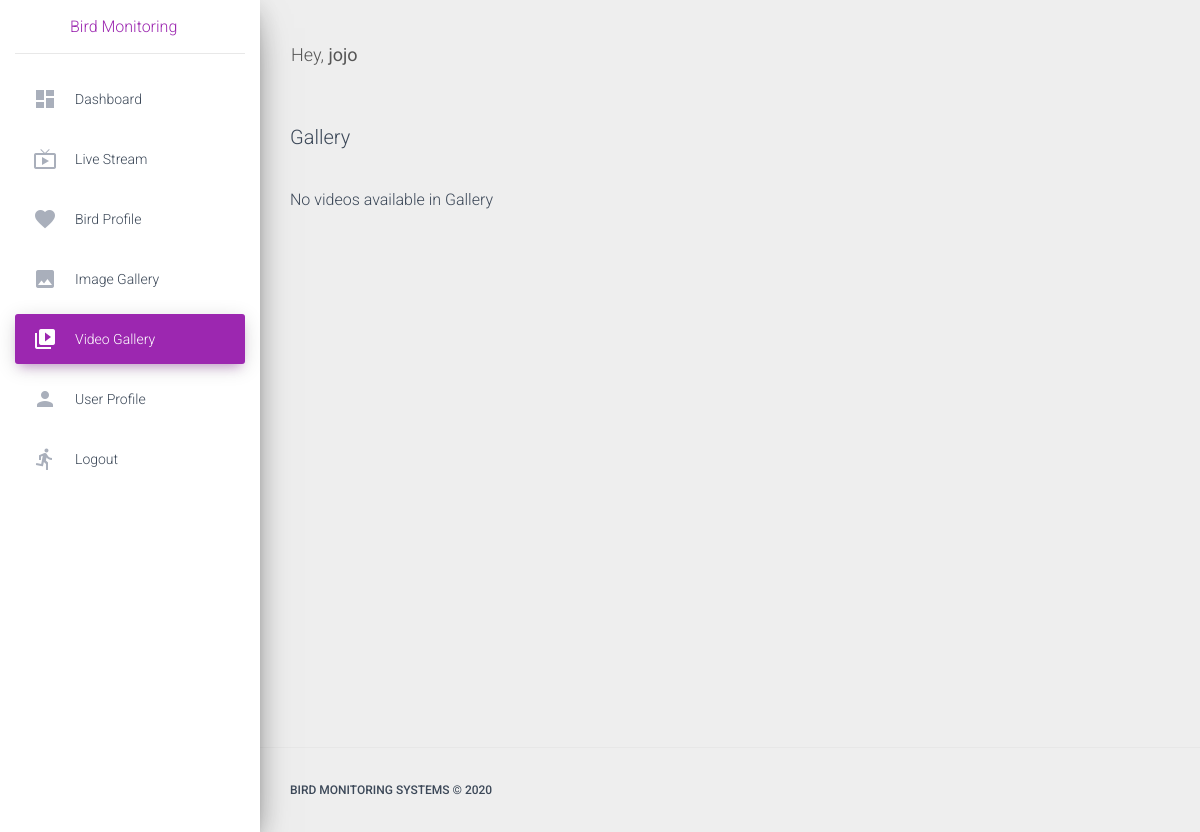
Page /video-list/ (signed in) on the earlier database version.
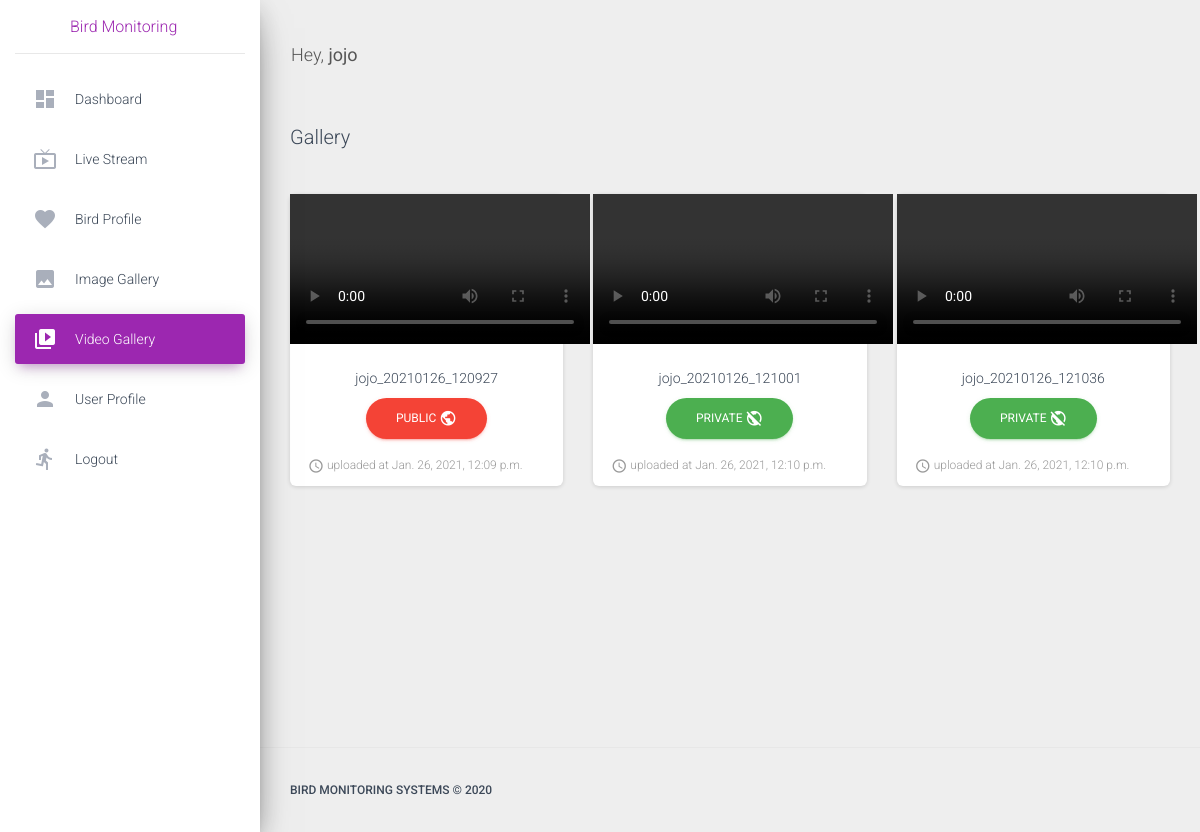
Same page on the later database version.
### app/models.py (models this page shows, shortened)
class Videos(models.Model):
    title = models.CharField(max_length=50)
    video_file = models.FileField(upload_to='videos')
    user = models.ForeignKey(User, on_delete=models.CASCADE, default=1)
    uploaded_at = models.DateTimeField(auto_now_add=True)
    sharable = models.IntegerField(default=0)
    class Meta:
        db_table = 'Videos'

### app/views.py (the view)
# urls.py: url(r'^video-list/$', views.BirdVideoView.as_view(), name='videos'),
class BirdVideoView(LoginRequiredMixin, CreateView):
    login_url = '/login/'
    model = Videos
    context_object_name = 'video_list'
    template_name = 'video-list.html'
    def get_context_data(self, **kwargs):
        context = {'segment': 'videos', "video_list": Videos.objects.filter(user=self.request.user)}
        return context

### app/templates/video-list.html (shortened to what this page needs)
{% extends "base.html" %}
{% block content %}
    <div class="navbar-wrapper">
        <h3 class="navbar-brand">Gallery</h3>
    </div>
    <div class="row">
    {% if video_list %}
        {% for video in video_list %}
            <div class="col-md-4">
                <div class="card card-profile">
                    <div class="card-image">
                        <video controls>
                            <source src='{{ MEDIA_URL }}{{ video.video_file }}' type='video/mp4'>Your browser does not support the video tag.
                        </video>
                    </div>
                    <div class="card-body">
                        <p class="card-title">{{ video.title }}</p>
                        {% if video.sharable %}
                            <a href="{% url 'make-video-public' video.id %}" class="btn btn-raised btn-danger btn-round">public <i class="material-icons">public</i></a>
                        {% else %}
                            <a href="{% url 'make-video-public' video.id %}" class="btn btn-success btn-round">private <i class="material-icons">public_off</i></a>
                        {% endif %}
                    </div>
                    <div class="card-footer">
                    <div class="stats">
                        <i class="material-icons">access_time</i> uploaded at {{ video.uploaded_at }}
                    </div>
                </div>
                </div>
            </div>
        {% endfor %}
    {% else %}
        <div class="col-md-4">
            <br>
            <p>No videos available in Gallery</p>
        </div>
    {% endif %}
    </div>
{% endblock content %}

### app/templates/base.html (shortened to what this page needs)
<!DOCTYPE html>
<html lang="en">
<head>
    <link rel="stylesheet" href="https://maxcdn.bootstrapcdn.com/font-awesome/latest/css/font-awesome.min.css">
    <link href="/static/assets/css/material-dashboard.css?v=2.1.1" rel="stylesheet" />
</head>
<body class="">
<div class="wrapper ">
    {% include 'includes/sidebar.html' %}
    <div class="main-panel">
        {% include 'includes/navigation.html' %}
        <div class="content">
            <div class="container-fluid">
                {% block content %}{% endblock content %}
            </div>
        </div>
        {% include 'includes/footer.html' %}
    </div>
</div>
</body>
</html>

### app/templates/includes/sidebar.html (shortened to what this page needs)
<div class="sidebar" data-color="purple" data-background-color="white">
    <div class="logo">
        <a style="margin-left: 70px;" href="{% url 'home' %}">Bird Monitoring</a>
    </div>
    <div class="sidebar-wrapper">
        <ul class="nav">
            {% if user.is_authenticated %}
                <li class="nav-item {% if 'index' == segment %} active {% endif %}">
                    <a class="nav-link" href="{% url 'home' %}"><i class="material-icons">dashboard</i><p>Dashboard</p></a>
                </li>
                <li class="nav-item {% if 'live' == segment %} active {% endif %}">
                    <a class="nav-link" href="{% url 'detect_video' %}"><i class="material-icons">live_tv</i><p>Live Stream</p></a>
                </li>
                <li class="nav-item {% if 'birds' == segment %} active {% endif %}">
                    <a class="nav-link" href="{% url 'birds' %}"><i class="material-icons">favorite</i><p>Bird Profile</p></a>
                </li>
                <li class="nav-item {% if 'images' == segment %} active {% endif %}">
                    <a class="nav-link" href="{% url 'images' %}"><i class="material-icons">image</i><p>Image Gallery</p></a>
                </li>
                <li class="nav-item {% if 'videos' == segment %} active {% endif %}">
                    <a class="nav-link" href="{% url 'videos' %}"><i class="material-icons">video_library</i><p>Video Gallery</p></a>
                </li>
                <li class="nav-item {% if 'profile' == segment %} active {% endif %}">
                    <a class="nav-link" href="{% url 'profile' %}"><i class="material-icons">person</i><p>User Profile</p></a>
                </li>
                <li class="nav-item ">
                    <a class="nav-link" href="{% url 'logout' %}" ><i class="material-icons">directions_run</i><p>Logout</p></a>
                </li>
            {% endif %}
        </ul>
    </div>
</div>

### app/templates/includes/navigation.html (shortened to what this page needs)
<nav class="navbar navbar-expand-lg navbar-transparent navbar-absolute fixed-top ">
    <div class="container-fluid">
        {% if user.is_authenticated %}
            <div class="navbar-wrapper">
                <h3 class="navbar-brand">Hey, <b>{{ request.user.username }}</b></h3>
            </div>
        {% else %}
            <div class="navbar-wrapper">
                <h3 class="navbar-brand"><b>Register</b> to continue</h3>
            </div>
        {% endif %}
    </div>
</nav>

### app/templates/includes/footer.html
<footer class="footer">
    <div class="container-fluid">
        <nav class="float-left">
            <ul>
                <li><a>Bird Monitoring Systems &copy; 2020</a></li>
            </ul>
        </nav>
    </div>
</footer>

Differences in the rows shown:
added Videos: title "jojo_20210126_120927", sharable "PUBLIC", uploaded_at "Jan. 26, 2021, 12:09 p.m."
added Videos: title "jojo_20210126_121001", sharable "PRIVATE", uploaded_at "Jan. 26, 2021, 12:10 p.m."
added Videos: title "jojo_20210126_121036", sharable "PRIVATE", uploaded_at "Jan. 26, 2021, 12:10 p.m."
Other differences:
text no longer shown: "No videos available in Gallery"
